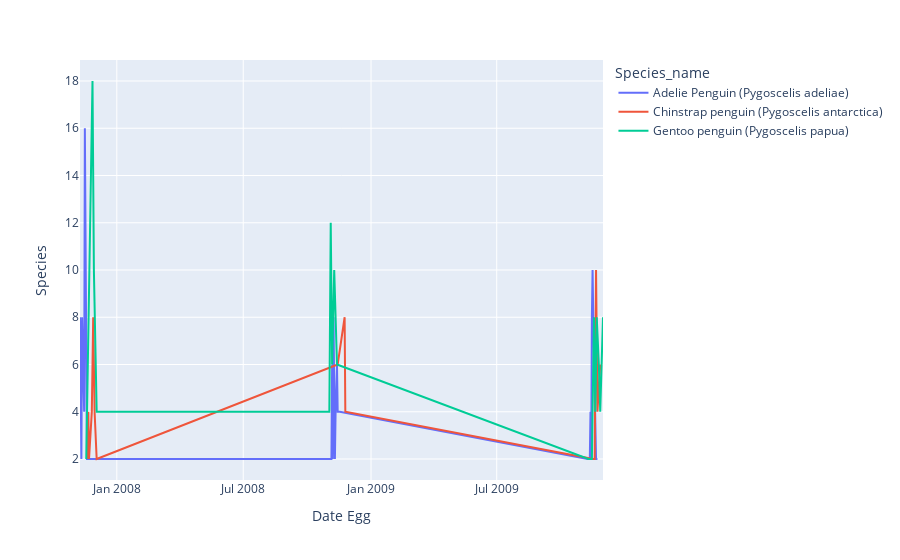

The code cell stored with this chart in its notebook:
### Code cell
px.line(all_species, x="Date Egg", y='Species', color="Species_name")

### Figure 1 — Plotly figure (JSON) as saved in the notebook; plotly's stock layout.template omitted (floating-point values rounded to 4 significant figures)
{"data": [{"hovertemplate": "Species_name=Adelie Penguin (Pygoscelis adeliae)<br>Date Egg=%{x}<br>Species=%{y}<extra></extra>", "legendgroup": "Adelie Penguin (Pygoscelis adeliae)", "line": {"color": "#636efa", "dash": "solid"}, "marker": {"symbol": "circle"}, "mode": "lines", "name": "Adelie Penguin (Pygoscelis adeliae)", "orientation": "v", "showlegend": true, "type": "scatter", "x": ["2007-11-09T00:00:00", "2007-11-10T00:00:00", "2007-11-11T00:00:00", "2007-11-12T00:00:00", "2007-11-13T00:00:00", "2007-11-15T00:00:00", "2007-11-16T00:00:00", "2007-11-19T00:00:00", "2008-11-02T00:00:00", "2008-11-05T00:00:00", "2008-11-06T00:00:00", "2008-11-07T00:00:00", "2008-11-08T00:00:00", "2008-11-09T00:00:00", "2008-11-10T00:00:00", "2008-11-11T00:00:00", "2008-11-13T00:00:00", "2008-11-14T00:00:00", "2008-11-15T00:00:00", "2008-11-17T00:00:00", "2009-11-09T00:00:00", "2009-11-10T00:00:00", "2009-11-12T00:00:00", "2009-11-13T00:00:00", "2009-11-14T00:00:00", "2009-11-15T00:00:00", "2009-11-16T00:00:00", "2009-11-17T00:00:00", "2009-11-18T00:00:00", "2009-11-20T00:00:00", "2009-11-21T00:00:00", "2009-11-22T00:00:00", "2009-11-23T00:00:00"], "xaxis": "x", "y": [8, 4, 2, 8, 6, 4, 16, 2, 2, 2, 6, 2, 8, 6, 2, 4, 6, 4, 4, 4, 2, 2, 2, 4, 2, 8, 10, 8, 6, 2, 2, 2, 2], "yaxis": "y"}, {"hovertemplate": "Species_name=Chinstrap penguin (Pygoscelis antarctica)<br>Date Egg=%{x}<br>Species=%{y}<extra></extra>", "legendgroup": "Chinstrap penguin (Pygoscelis antarctica)", "line": {"color": "#EF553B", "dash": "solid"}, "marker": {"symbol": "circle"}, "mode": "lines", "name": "Chinstrap penguin (Pygoscelis antarctica)", "orientation": "v", "showlegend": true, "type": "scatter", "x": ["2007-11-19T00:00:00", "2007-11-21T00:00:00", "2007-11-22T00:00:00", "2007-11-26T00:00:00", "2007-11-28T00:00:00", "2007-11-30T00:00:00", "2007-12-03T00:00:00", "2008-11-14T00:00:00", "2008-11-24T00:00:00", "2008-11-25T00:00:00", "2009-11-17T00:00:00", "2009-11-19T00:00:00", "2009-11-21T00:00:00", "2009-11-23T00:00:00", "2009-11-27T00:00:00"], "xaxis": "x", "y": [2, 4, 2, 4, 8, 4, 2, 6, 8, 4, 2, 2, 10, 4, 6], "yaxis": "y"}, {"hovertemplate": "Species_name=Gentoo penguin (Pygoscelis papua)<br>Date Egg=%{x}<br>Species=%{y}<extra></extra>", "legendgroup": "Gentoo penguin (Pygoscelis papua)", "line": {"color": "#00cc96", "dash": "solid"}, "marker": {"symbol": "circle"}, "mode": "lines", "name": "Gentoo penguin (Pygoscelis papua)", "orientation": "v", "showlegend": true, "type": "scatter", "x": ["2007-11-18T00:00:00", "2007-11-27T00:00:00", "2007-11-29T00:00:00", "2007-12-03T00:00:00", "2008-11-02T00:00:00", "2008-11-03T00:00:00", "2008-11-04T00:00:00", "2008-11-06T00:00:00", "2008-11-09T00:00:00", "2008-11-13T00:00:00", "2009-11-09T00:00:00", "2009-11-10T00:00:00", "2009-11-15T00:00:00", "2009-11-18T00:00:00", "2009-11-20T00:00:00", "2009-11-22T00:00:00", "2009-11-25T00:00:00", "2009-11-27T00:00:00", "2009-12-01T00:00:00"], "xaxis": "x", "y": [2, 18, 10, 4, 4, 8, 12, 6, 10, 6, 2, 2, 2, 8, 4, 8, 6, 4, 8], "yaxis": "y"}], "layout": {"legend": {"title": {"text": "Species_name"}, "tracegroupgap": 0}, "margin": {"t": 60}, "xaxis": {"anchor": "y", "domain": [0, 1], "title": {"text": "Date Egg"}}, "yaxis": {"anchor": "x", "domain": [0, 1], "title": {"text": "Species"}}}}
